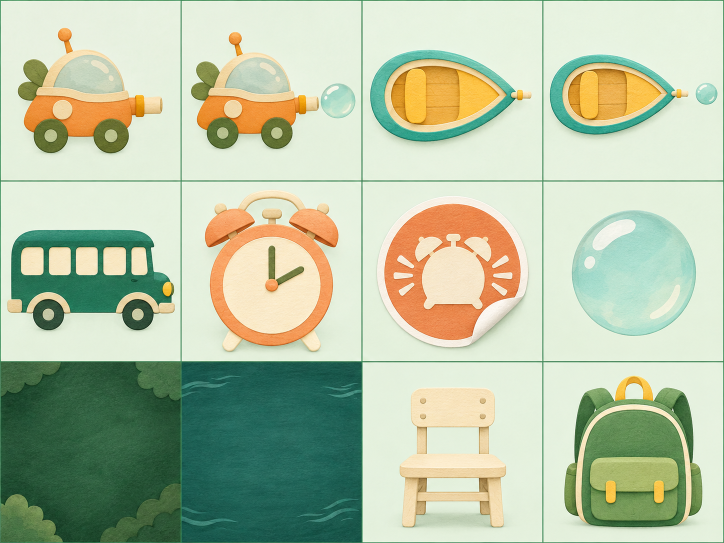
#> input picture courseware/lessons/pep-chinese-g1-lower-one-minute/art-source/game-atlas.png, 1448 x 1086 px (shown at 1/2 size)
$ python -i diagrams.py   (imports and definitions only)
#> lines starting #> are read from the running program, lines starting #| are printed output that depends on the picture; after the words box and inside, x2 and y2 are one past the last pixel; in counts of white or black regions, pixels touching at a corner belong together
#> further down, picture is the input picture: PIL image 1448x1086 RGB; mean R, G, B 182.7, 196.2, 167.3
"""Prepare the story art and exact glyph diagrams for 一分钟."""
from hashlib import sha256
import json
from math import atan2, cos, sin
from pathlib import Path
from statistics import median

from PIL import Image, ImageDraw, ImageFilter, ImageFont


ROOT = Path(__file__).resolve().parent
CREAM, PINE, SAGE, ORANGE = "#fff1d7", "#24453c", "#a6b8a0", "#bd572c"
FONT = "/System/Library/Fonts/Supplemental/Songti.ttc"
DIGITS = "/System/Library/Fonts/Supplemental/Arial.ttf"
ATLAS = {
    "story-atlas": ((0,315,630,944,1261),(0,313,623,934,1247),7,
        ("alarm-bed","sit-up","wash-face","eat-breakfast","leave-home","wait-curb","cross-green",
         "miss-bus","empty-stop","walk-sidewalk","class-door","sorry-in-class","prepare-ahead",
         "family-minute","minute-sticker","morning-kit")),
    "word-atlas": ((0,419,832,1254),(0,419,831,1254),8,
        ("alarm-word","watch-word","sit-word","wait-word","back-carry","back-point","front-carry",
         "empty-chair","adult-timer")),
    "game-atlas": ((0,362,724,1086,1448),(0,362,724,1086),7,
        ("route-rover","route-rover-pop","word-boat","word-boat-pop","bus-icon","route-alarm-icon",
         None,"bubble-effect","route-backdrop","word-backdrop",None,None)),
    "quiz-atlas": ((0,362,724,1086),(0,362,724,1086,1448),5,
        tuple(f"quiz-{n}-{x}" for n in (1,2,4,6) for x in "abc")),
}
STROKES = {
    "元": (
        ((.36,.25),(.65,.23)), ((.21,.45),(.79,.43)), ((.43,.45),(.39,.64),(.26,.82)),
        ((.58,.45),(.57,.68),(.58,.76),(.64,.80),(.79,.79),(.83,.72)),
    ),
    "车": (
        ((.29,.26),(.72,.24)), ((.51,.20),(.36,.49),(.70,.47)),
        ((.21,.64),(.81,.61)), ((.55,.40),(.55,.84)),
    ),
    "灯": (
        ((.24,.38),(.21,.51)), ((.44,.34),(.37,.48)),
        ((.33,.24),(.33,.53),(.27,.69),(.17,.80)), ((.34,.60),(.44,.72)),
        ((.52,.34),(.83,.32)), ((.71,.34),(.70,.80),(.64,.83),(.59,.77)),
    ),
    "站": (
        ((.30,.18),(.36,.25)), ((.17,.34),(.48,.32)), ((.23,.41),(.27,.55)),
        ((.41,.39),(.37,.60)), ((.18,.69),(.47,.64)),
        ((.64,.19),(.64,.49)), ((.64,.33),(.81,.31)), ((.55,.49),(.56,.81)),
        ((.55,.49),(.84,.48),(.82,.80)), ((.56,.77),(.82,.76)),
    ),
    "坐": (
        ((.38,.24),(.32,.40),(.23,.49)), ((.34,.37),(.43,.48)),
        ((.67,.24),(.61,.39),(.54,.47)), ((.64,.37),(.75,.47)),
        ((.28,.59),(.73,.57)), ((.51,.35),(.51,.79)), ((.19,.80),(.82,.77)),
    ),
    "老": (
        ((.32,.25),(.65,.24)), ((.48,.17),(.48,.42)),
        ((.21,.42),(.79,.40)), ((.70,.28),(.56,.48),(.39,.59),(.22,.67)),
        ((.69,.51),(.57,.60),(.45,.65)), ((.44,.52),(.43,.69),(.44,.77),(.49,.81),(.71,.81),(.78,.74)),
    ),
    "师": (
        ((.29,.28),(.29,.55)), ((.42,.22),(.41,.52),(.36,.69),(.25,.82)),
        ((.51,.26),(.85,.24)), ((.54,.40),(.54,.77)),
        ((.54,.40),(.84,.39),(.82,.73),(.77,.69)), ((.69,.26),(.69,.83)),
    ),
}
ROUTE_CROPS = {
    "route-rise-icon": ("sit-up",(.14,.04,.91,.94)),
    "route-bag-icon": ("leave-home",(.20,.18,.82,.94)),
    "route-curb-icon": ("wait-curb",(.09,.01,.80,.84)),
    "route-cross-icon": ("cross-green",(.21,.01,.83,.88)),
    "route-bus-icon": ("miss-bus",(.25,.20,.99,.87)),
    "route-wait-icon": ("empty-stop",(.04,.12,.87,.93)),
    "route-walk-icon": ("walk-sidewalk",(.12,.13,.72,.92)),
    "route-class-icon": ("class-door",(.13,.12,.95,.89)),
}


def digest(path):
    return sha256(path.read_bytes()).hexdigest()


def matte_free(image):
    rgba = image.convert("RGBA")
    w,h = image.size
#> w = 1448; h = 1086
    corners = ((5,5),(w-6,5),(5,h-6),(w-6,h-6))
    paper = [median(c) for c in zip(*(rgba.getpixel(p)[:3] for p in corners))]
#> paper = [229, 240.5, 221.5]
    mask = Image.new("L",image.size)
#> mask: PIL image 1448x1086 L; every value is 0
    mask.putdata([255 if max(abs(v-bg) for v,bg in zip(rgb,paper))>24 else 0
                  for rgb in image.convert("RGB").getdata()])
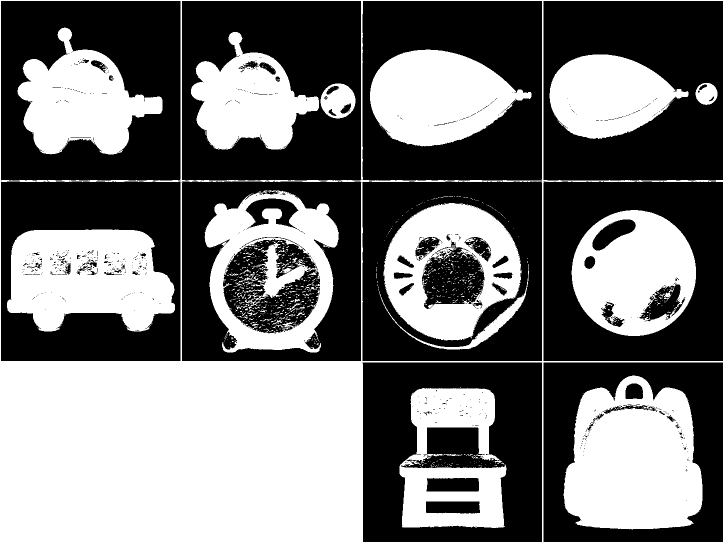
#> mask: PIL image 1448x1086 L (shown at 1/2 size); 45.8% white; 886 white regions (823 under 20 px), largest, box (x1, y1, x2, y2) and area: (0, 0, 1448, 1086) 286330, (1127, 751, 1405, 1059) 66640, (14, 459, 350, 663) 51945
    for p in ((0,0),(w-1,0),(0,h-1),(w-1,h-1)):
        ImageDraw.floodfill(mask,p,128)
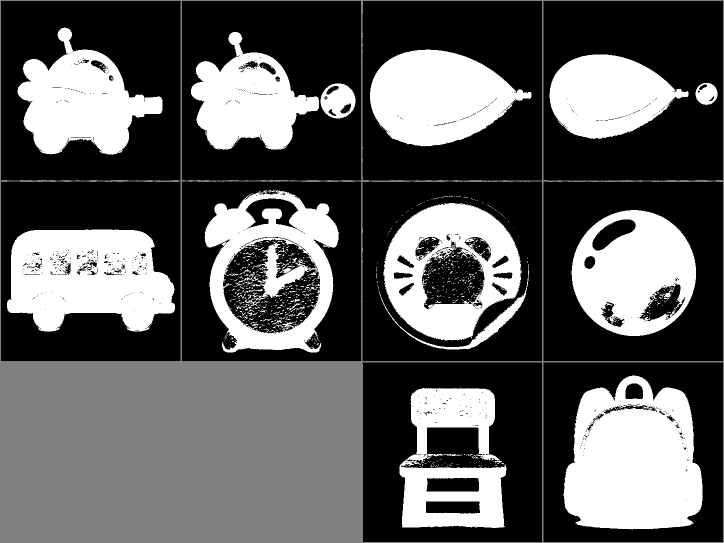
#> mask: PIL image 1448x1086 L (shown at 1/2 size); min 0, max 255, mean 93.6
    mask = mask.point(lambda p: 0 if p==128 else 255)
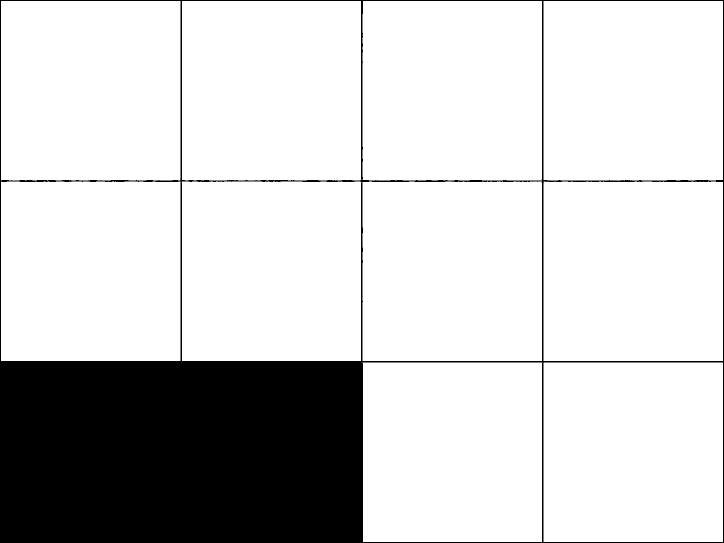
#> mask: PIL image 1448x1086 L (shown at 1/2 size); 81.8% white; 1 black region, box (x1, y1, x2, y2) and area: (0, 0, 1448, 1086) 286329
    bounds = mask.getbbox()
#> bounds = (2, 2, 1446, 1084)
    if not bounds or 0 in bounds[:2] or bounds[2]==w or bounds[3]==h:
        raise ValueError("sprite reaches crop edge")
    rgba.putalpha(mask.filter(ImageFilter.GaussianBlur(.44)))
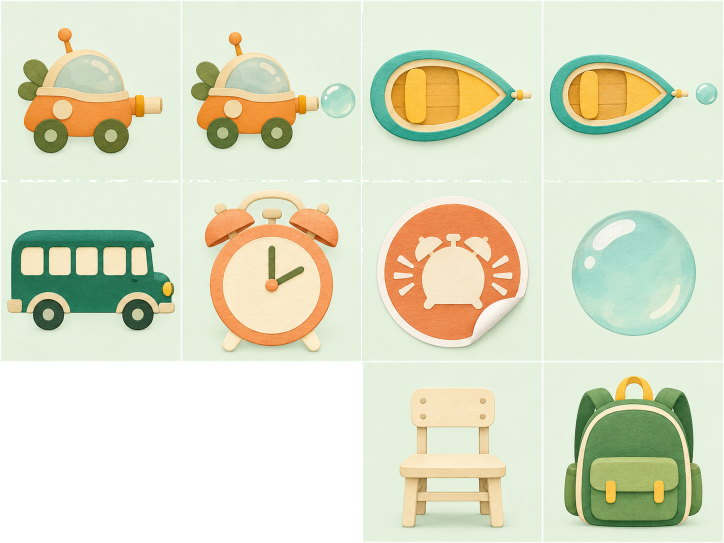
#> rgba: PIL image 1448x1086 RGBA (shown at 1/2 size); mean R, G, B, A 182.7, 196.2, 167.3, 208.6; transparent parts drawn white
    return rgba.crop(bounds)
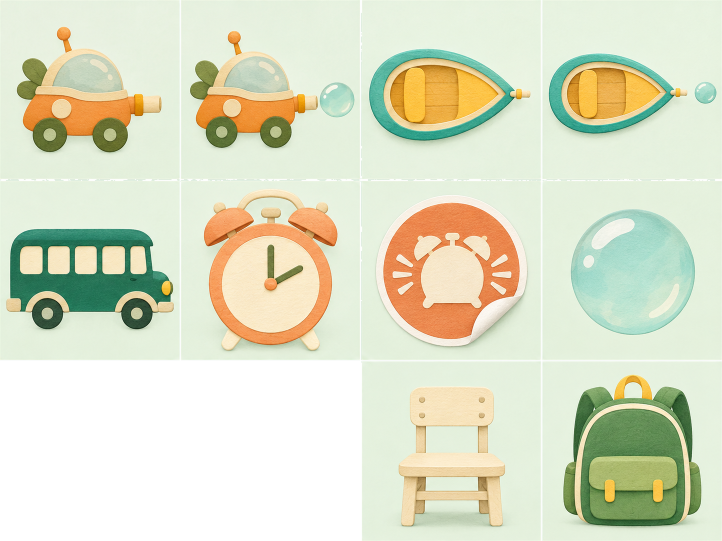
#> returned value: PIL image 1444x1082 RGBA (shown at 1/2 size); mean R, G, B, A 183.3, 196.5, 167.7, 209.9; transparent parts drawn white


def board(size):
    return Image.new("RGBA",size,CREAM)


# [5 lines left out: function paste, not called in this run]


def arrow(draw, x, y):
    draw.line((x-11,y,x+10,y),width=5,fill=ORANGE)
    draw.polygon(((x+14,y),(x+6,y-7),(x+6,y+7)),fill=ORANGE)


# [194 lines left out: functions grid, route_card, field, trace, writing, yi_paths and 4 more, not called in this run]


# [2 lines not run here, left out]

>>> from PIL import Image
>>> picture = Image.open('art-source/game-atlas.png')
>>> result = matte_free(picture)
